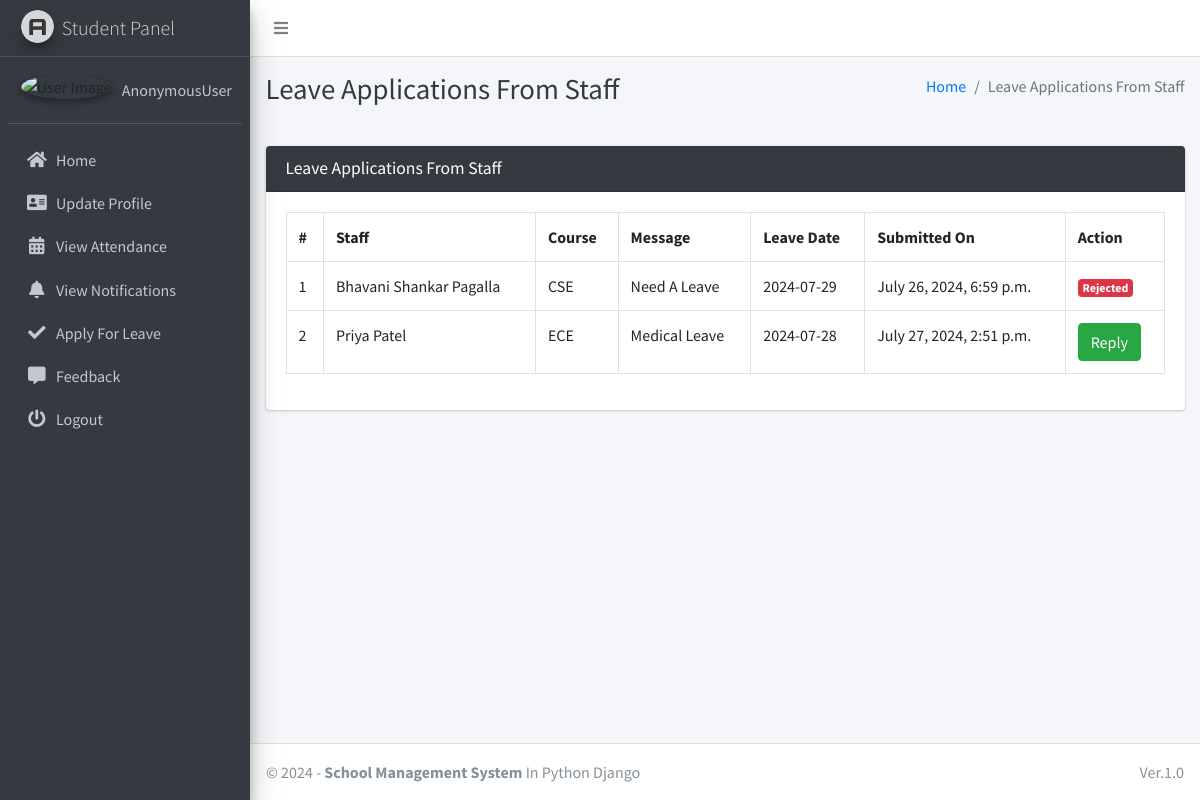
Page /staff/view/leave/ on the committed database.
### main_app/models.py (models this page shows, shortened)
class LeaveReportStaff(models.Model):
    staff = models.ForeignKey(Staff, on_delete=models.CASCADE)
    date = models.CharField(max_length=60)
    message = models.TextField()
    status = models.SmallIntegerField(default=0)
    created_at = models.DateTimeField(auto_now_add=True)
    updated_at = models.DateTimeField(auto_now=True)

class Staff(models.Model):
    course = models.ForeignKey(Course, on_delete=models.DO_NOTHING, null=True, blank=False)
    admin = models.OneToOneField(CustomUser, on_delete=models.CASCADE)
    def __str__(self):
        return self.admin.last_name + " " + self.admin.first_name

class CustomUser(AbstractUser):
    USER_TYPE = ((1, "HOD"), (2, "Staff"), (3, "Student"))
    GENDER = [("M", "Male"), ("F", "Female")]
    username = None  # Removed username, using email instead
    email = models.EmailField(unique=True)
    user_type = models.CharField(default=1, choices=USER_TYPE, max_length=1)
    gender = models.CharField(max_length=1, choices=GENDER)
    profile_pic = models.ImageField()
    address = models.TextField()
    fcm_token = models.TextField(default="")  # For firebase notifications
    created_at = models.DateTimeField(auto_now_add=True)
    updated_at = models.DateTimeField(auto_now=True)
    USERNAME_FIELD = "email"
    REQUIRED_FIELDS = []
    objects = CustomUserManager()

class Course(models.Model):
    name = models.CharField(max_length=120)
    created_at = models.DateTimeField(auto_now_add=True)
    updated_at = models.DateTimeField(auto_now=True)
    def __str__(self):
        return self.name

### main_app/hod_views.py (the view, shortened to what this page needs)
# urls.py: path("staff/view/leave/", hod_views.view_staff_leave, name="view_staff_leave",),
@csrf_exempt
def view_staff_leave(request):
    if request.method != 'POST':
        allLeave = LeaveReportStaff.objects.all()
        context = {
            'allLeave': allLeave,
            'page_title': 'Leave Applications From Staff'
        }
        return render(request, "hod_template/staff_leave_view.html", context)

### main_app/templates/hod_template/staff_leave_view.html (shortened to what this page needs)
{% extends 'main_app/base.html' %}
{% load static %}
{% block page_title %}{{page_title}}{% endblock page_title %}
{% block content %}
<section class="content">
    <div class="container-fluid">
        <div class="row">
            <div class="col-md-12">
                <div class="card card-dark">
                    <div class="card-header">
                        <h3 class="card-title">{{page_title}}</h3>
                    </div>
                    <div class="table card-body">
                        <table class="table table-bordered table-hover">
                            <tr>
                                <th>#</th>
                                <th>Staff</th>
                                <th>Course</th>
                                <th>Message</th>
                                <th>Leave Date</th>
                                <th>Submitted On</th>
                                <th>Action</th>
                            </tr>
                            {% for leave in  allLeave %}
                              <tr>
                                  <td>{{forloop.counter}}</td>
                                  <td>{{leave.staff}}</td>
                                  <td>{{leave.staff.course}}</td>
                                  <td>{{leave.message}}</td>
                                  <td>{{leave.date}}</td>
                                  <td>{{leave.created_at}}</td>
                                      {% if leave.status == 0 %}
                                           <td> <button data-toggle = "modal" data-target = "#reply_modal" value="{{leave.id}}" class="btn btn-success reply_open_modal">Reply</button>
{% elif leave.status == -1 %}
<td><span  class='badge badge-danger'>Rejected</span></td>
{% else %}
<td><span  class='badge badge-success'>Approved</span></td>
                                            <td>{{feedback.updated_at}}</td>
                                      {% endif %}
                                  </td>
                              </tr>
                            {% endfor %}
                        </table>
                    </div>
                    </div>
            </div>
        </div>
    </div>
</section>
{% endblock content %}

### rows in the picture
LeaveReportStaff: staff "Bhavani Shankar Pagalla", staff.course "CSE", message "Need A Leave", date "2024-07-29", created_at "July 26, 2024, 6:59 p.m.", status "Rejected"
LeaveReportStaff: staff "Priya Patel", staff.course "ECE", message "Medical Leave", date "2024-07-28", created_at "July 27, 2024, 2:51 p.m."

### other values in the picture
{{ user }} "AnonymousUser"
{{ page_title }} "Leave Applications From Staff"
